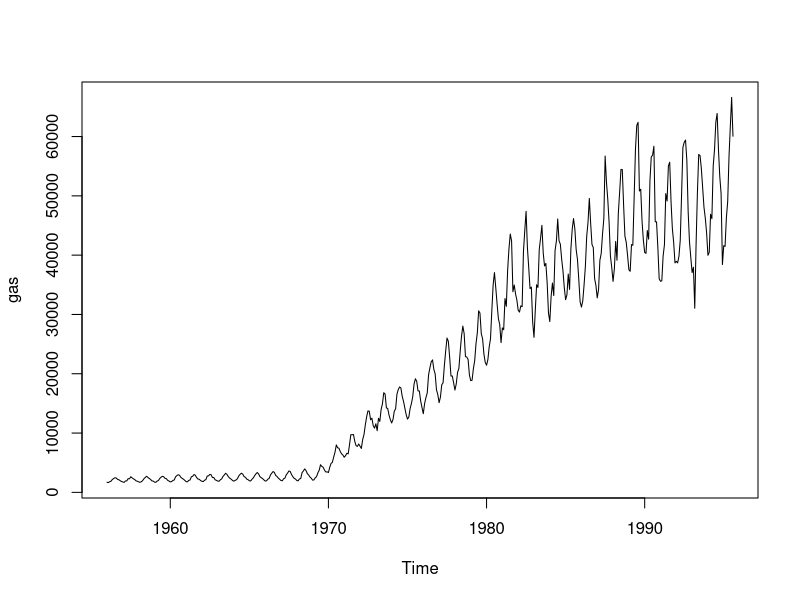
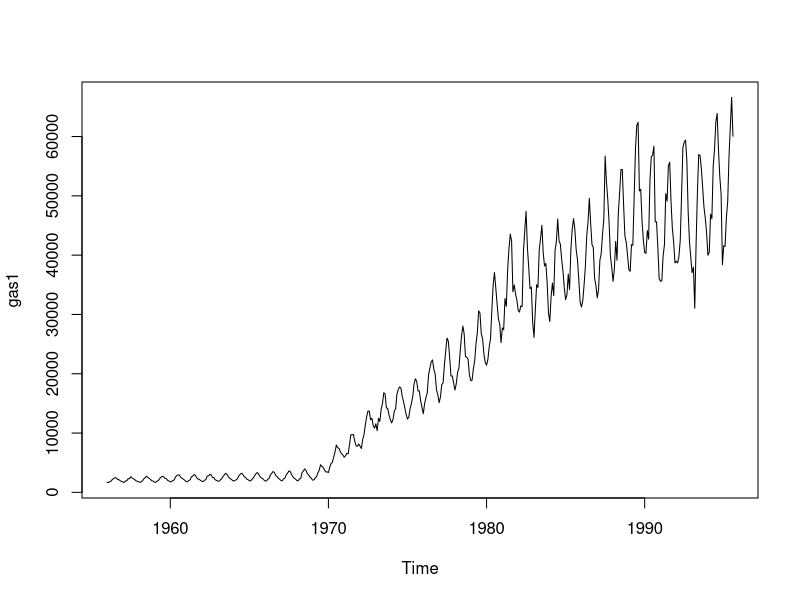
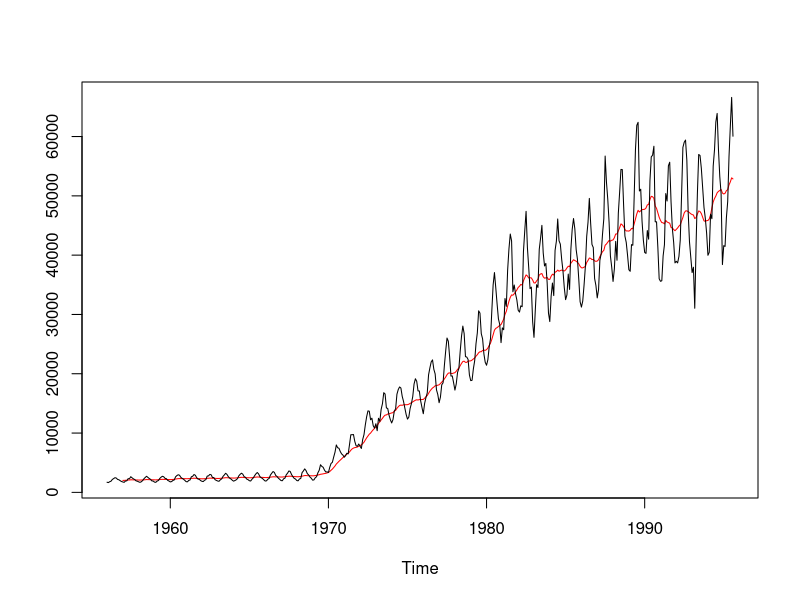
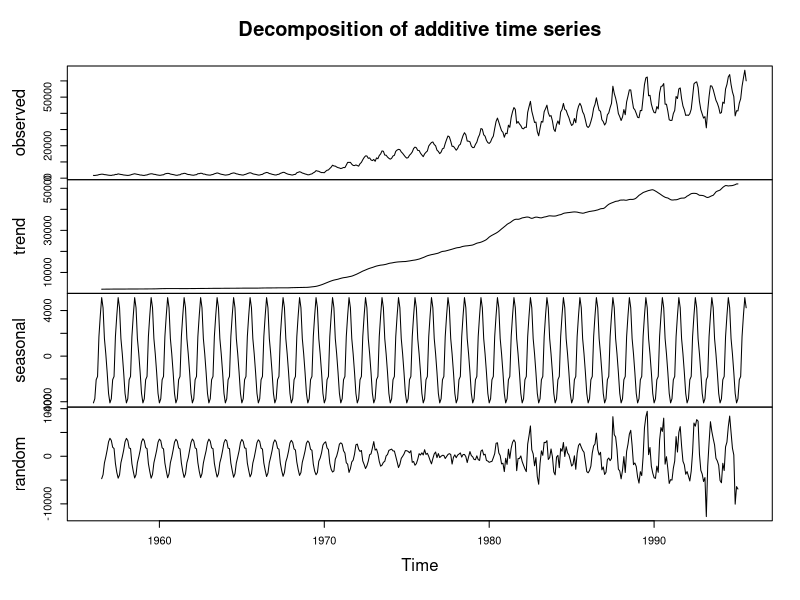
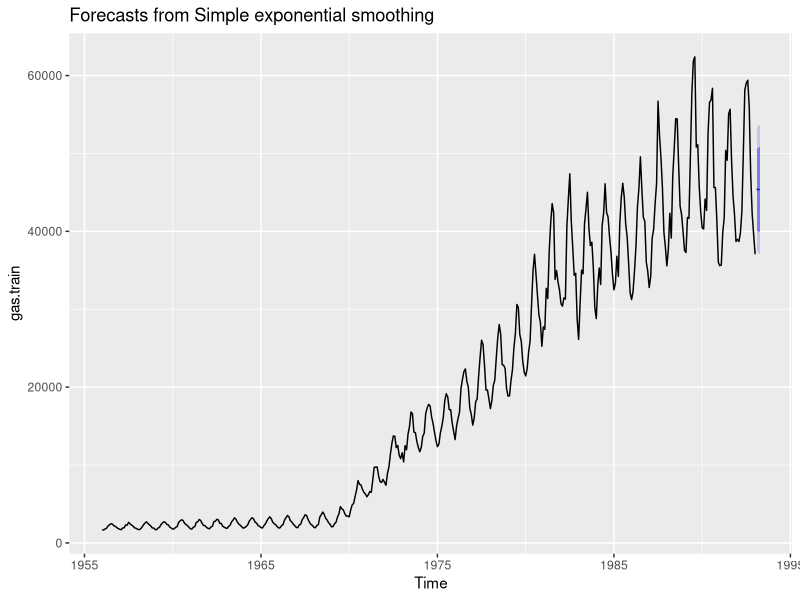

Here is the R script that generated these plots, in order: (Note: this script raises an error after producing the figures.)
install.packages("forecast")
library(forecast)
write.csv(gas, file = "AusGas.csv")
plot(gas)
str(gas)
gas1 <- ts(gas, start=c(1956),frequency =12)
plot.ts(gas1)

#create train and test data
gas.train <- window(gas1, end = c(1993))
gas.test<- window(gas1, start = c(1994))

#simple moving average
library(TTR)
Gas.SMA <- SMA(gas1,n=13)
ts.plot(Gas.SMA, gas1, gpars = list(col = c("red", "black")))

#Decomposition
gasComp = decompose(gas1)
plot(gasComp)

#Seasonally Adjusting


#simple exponential smoothing #no trend no seasonality
#constant forecast
ses.gas = ses(gas.train, alpha = 0.2, h=3)
autoplot(ses.gas)
accuracy(ses.gas, gas.test)
ses.gas$model
ses.gas$fitted

#lag 1 difference #ses on diff sales data
gas.dif.train <- diff(gas.train)
gas.dif.test <- diff(gas.test)

autoplot(gas.dif.train)
ses.gas.dif <- ses(gas.dif.train, h = 3)
ses.gas.dif$model
ses.gas.dif$fitted
accuracy(ses.gas.dif, gas.dif.test)
autoplot(ses.gas.dif)

#holt's model with level and trend but no seasonality
#double exponential smoothing
holt.gas <- holt(gas.train, h = 3)
autoplot(holt.gas)
autoplot(forecast(holt.gas))
holt.gas$model
holt.gas$mean
holt.gas$fitted
accuracy(holt.gas, gas.test)

#ARIMA Forecasting
